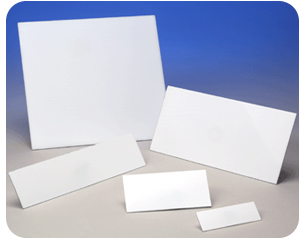
#> input picture machine_learning/squares.jpg, 300 x 240 px
$ python shapes.py
#> lines starting #> are read from the running program, lines starting #| are printed output that depends on the picture; after the words box and inside, x2 and y2 are one past the last pixel; in counts of white or black regions, pixels touching at a corner belong together
import cv2
font = cv2.FONT_HERSHEY_COMPLEX

init = cv2.imread("squares.jpg")
#> init is the input picture: shape (240, 300, 3); mean B, G, R 210.9, 189.8, 183.7
img = cv2.imread("squares.jpg", cv2.IMREAD_GRAYSCALE)
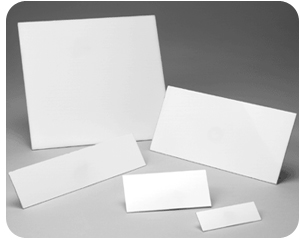
#> img: shape (240, 300); min 53, max 255, mean 190.4
# [5 lines of commented-out code are left out]
_, threshold = cv2.threshold(img, 220, 230, cv2.THRESH_TOZERO)
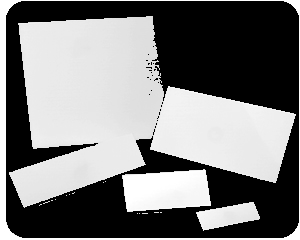
#> threshold: shape (240, 300); min 0, max 255, mean 121.9
# _, threshold = cv2.threshold(img, 220, 230, cv2.THRESH_TOZERO_INV)
contours, hierarchy = cv2.findContours(threshold, cv2.RETR_TREE, cv2.CHAIN_APPROX_SIMPLE)
#> contours = 48 contours, 43 with area under 20; largest, box (x1, y1, x2, y2) and area: (0, 0, 300, 240) 71461, (5, 0, 300, 239) 69620, (9, 16, 296, 208) 29604, (122, 169, 211, 212) 2990, (196, 202, 260, 231) 1040

def sqr_rect(cnt):
    x1 = cnt[0][0][0]
    y1 = cnt[0][0][0]
    x2 = cnt[2][0][0]
    y2 = cnt[2][0][1]
    return abs(x2 - x1)*abs(y2-y1)

def isrect(cnt):
    x1 = cnt[0][0][0]
    y1 = cnt[0][0][0]
    x2 = cnt[1][0][0]
    y2 = cnt[1][0][1]
    x3 = cnt[2][0][0]
    y3 = cnt[2][0][0]
    x4 = cnt[3][0][0]
    y4 = cnt[3][0][1]

    delta_x12 = abs()


for cnt in contours:
    approx = cv2.approxPolyDP(cnt, 0.01*cv2.arcLength(cnt, True), True)
    # print(len(approx))

    if len(approx) >= 4 and sqr_rect(cnt) < 5000 and sqr_rect(cnt) > 250:
        cv2.drawContours(init, [approx], 0, (0, 255, 0), 2)
    # [9 lines of commented-out code are left out]

    x = approx.ravel()[0]
    y = approx.ravel()[1]
#> this loop made 48 passes
#> (x, y) on passes 10, 19, 20, 21, 22, 23, 26, 27, 28, 29, 30, 36: (49, 201), (295, 114), (153, 131), (154, 128), (154, 126), (155, 123), (157, 116), (159, 111), (159, 109), (160, 105), (161, 102), (154, 79)
#> (approx, x, y) on passes 1, 2, 9, 15, 18, 24: ([[0, 0], [0, 239], [299, 239], [299, 0]], 0, 0), ([[8, 9], [290, 3], [295, 230], [12, 233]], 8, 9), ([[259, 218], [253, 202], [196, 212], [203, 230]], 259, 218), ([[74, 192], [73, 193], [72, 193], [73, 193]], 74, 192), ([[205, 170], [122, 175], [127, 211], [210, 205]], 205, 170), ([[156, 120], [157, 119], [158, 120], [157, 121]], 156, 120)
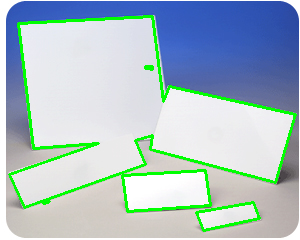
#> init: shape (240, 300, 3); 5.9% of pixels changed, all inside (x1, y1, x2, y2) = (8, 15, 297, 232)


cv2.imshow("shapes", init)
cv2.imshow("Threshold", threshold)
cv2.waitKey(0)
cv2.destroyAllWindows()

$ run again, with machine_learning/wilfred.png saved as machine_learning/squares.jpg
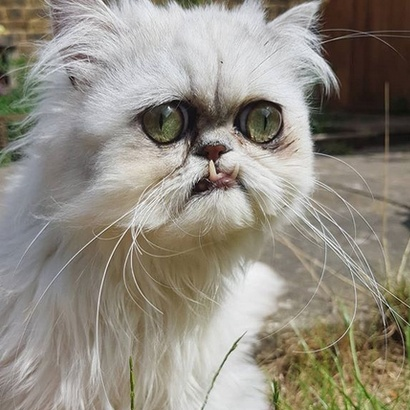
#> input picture machine_learning/wilfred.png, 410 x 410 px
#> init is the input picture: shape (410, 410, 3); mean B, G, R 129, 140, 145.5
#> `_, threshold = cv2.threshold(img, 220, 230, cv2.THRESH_TOZERO)`:
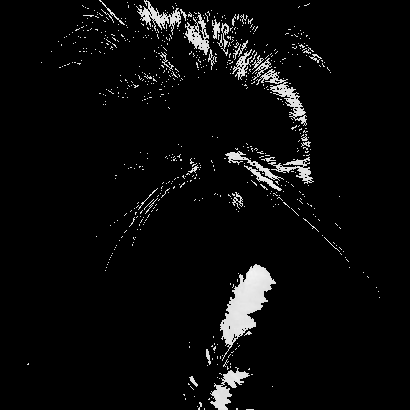
#> threshold: shape (410, 410); min 0, max 255, mean 10.8
#> contours = 816 contours, 793 with area under 20; largest, box (x1, y1, x2, y2) and area: (220, 264, 276, 361) 2026, (256, 69, 307, 126) 574, (210, 367, 250, 410) 538, (185, 12, 210, 55) 440, (136, 0, 181, 35) 394
#> the loop `for cnt in contours:` made 816 passes
#> (approx, x, y) on passes 1, 3, 6: ([[246, 409], [253, 409]], 246, 409), ([[204, 408], [204, 409]], 204, 408), ([[209, 398], [208, 399], [209, 399]], 209, 398)
#> after the loop `for cnt in contours:`:
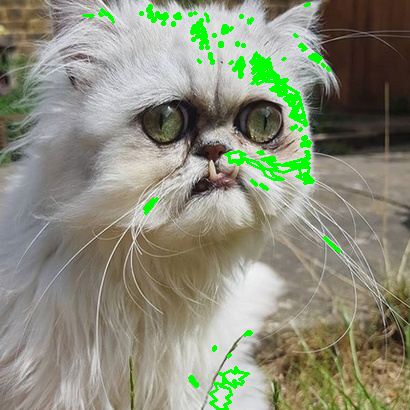
#> init: shape (410, 410, 3); 3.12% of pixels changed, all inside (x1, y1, x2, y2) = (82, 2, 341, 410)
